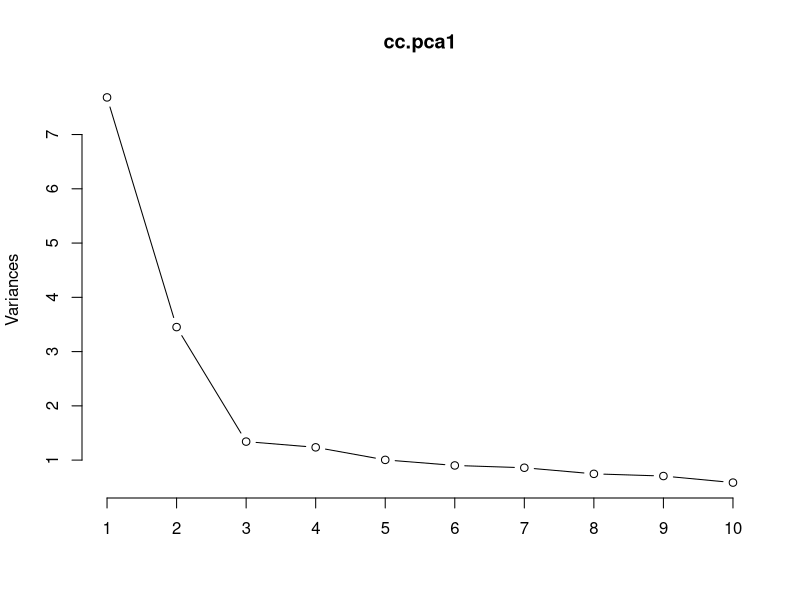
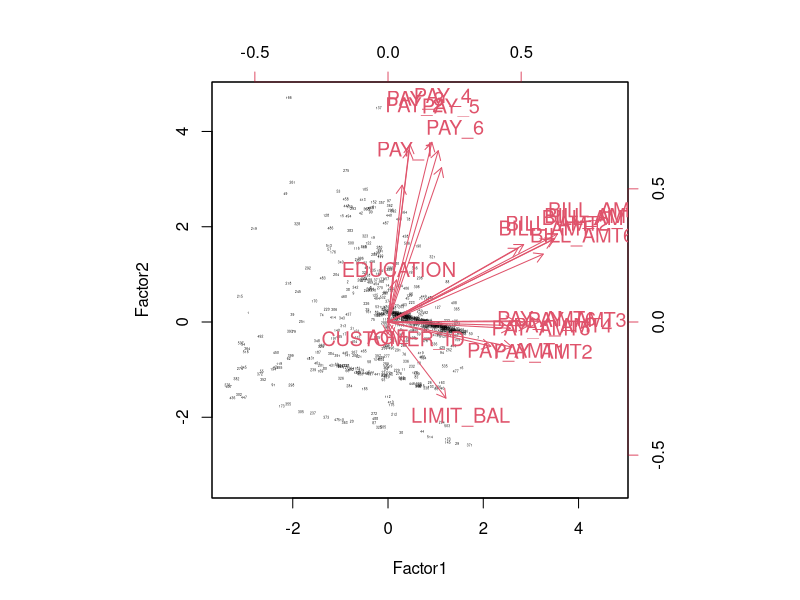

Write R code to recreate these figures, in order.
## ---- chunk 1
cc = read.csv("Credit_clients.csv", header=T)
## ---- chunk 2
str(cc)
## ---- chunk 3
cc$LIMIT_BAL=log(cc$LIMIT_BAL)
cc[,11:22]=log(cc[,11:22]+1)
## ---- chunk 4
cc[,2:22]=scale(cc[,2:22])
str(cc)
## ---- chunk 5
cc.pca1=prcomp(cc[,2:22])
cc.pca1
## ---- chunk 6
plot(cc.pca1,type="l")
pcadata=as.data.frame(predict(cc.pca1))
eigen(cov(pcadata))
## ---- chunk 7
cc.fa1 = factanal(x=cc,factors=2,score="Bartlett")
cc.fa2 = factanal(x=cc,factors=3,score="Bartlett")
cc.fa3 = factanal(x=cc,factors=4,score="Bartlett")
## ---- chunk 8
biplot.fa =  function (fa,...) {
  x = fa$scores[,1:2]
  y = fa$loadings[,1:2]
  biplot(x,y,...)
}
## ---- chunk 9
biplot.fa(cc.fa1,cex=c(0.2,1.2))
## ---- chunk 10
install.packages("GPArotation")
## ---- chunk 11
library(GPArotation)
cc.fa4 = factanal(cc,factors = 3,rotation = "oblimin", scores = "Bartlett")
cc.fa4
